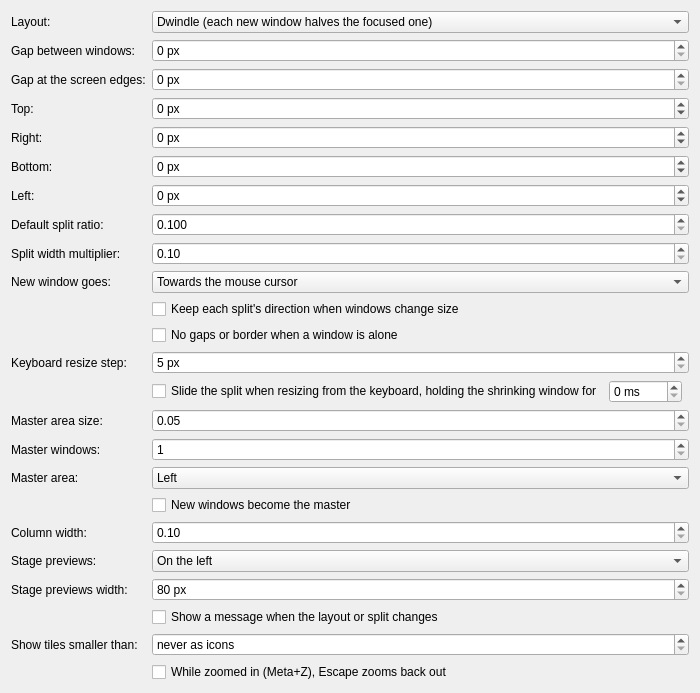
     <widget class="QWidget" name="layoutTab">
      <attribute name="title"><string>Layout</string></attribute>
      <layout class="QFormLayout" name="layoutForm">
       <item row="0" column="0">
        <widget class="QLabel" name="defaultLayoutLabel"><property name="text"><string>Layout:</string></property></widget>
       </item>
       <item row="0" column="1">
        <widget class="QComboBox" name="kcfg_DefaultLayout">
         <property name="toolTip"><string>The layout new workspaces use. Each workspace can be switched separately with the "Next layout" shortcut (Meta+Shift+J by default).</string></property>
         <item><property name="text"><string>Dwindle (each new window halves the focused one)</string></property></item>
         <item><property name="text"><string>Master (a master area beside a stack)</string></property></item>
         <item><property name="text"><string>Monocle (one window at a time, full size)</string></property></item>
         <item><property name="text"><string>Scrolling (a strip of columns you scroll through)</string></property></item>
         <item><property name="text"><string>Stage (one window, with live previews of the rest beside it)</string></property></item>
        </widget>
       </item>
       <item row="1" column="0">
        <widget class="QLabel" name="gapsInLabel"><property name="text"><string>Gap between windows:</string></property></widget>
       </item>
       <item row="1" column="1">
        <widget class="QSpinBox" name="kcfg_GapsIn">
         <property name="suffix"><string> px</string></property>
         <property name="maximum"><number>200</number></property>
         <property name="toolTip"><string>Space around each window, so two windows side by side are twice this apart.</string></property>
        </widget>
       </item>
       <item row="2" column="0">
        <widget class="QLabel" name="gapsOutLabel"><property name="text"><string>Gap at the screen edges:</string></property></widget>
       </item>
       <item row="2" column="1">
        <widget class="QSpinBox" name="kcfg_GapsOut">
         <property name="suffix"><string> px</string></property>
         <property name="maximum"><number>400</number></property>
         <property name="toolTip"><string>Default gap for every side. Sides left at "same as outer gap" follow this value; sides with their own value keep it.</string></property>
        </widget>
       </item>
       <item row="3" column="0">
        <widget class="QLabel" name="gapsOutTopLabel">
         <property name="text"><string>Top:</string></property>
         <property name="buddy"><cstring>kcfg_GapsOutTop</cstring></property>
        </widget>
       </item>
       <item row="3" column="1">
        <widget class="QSpinBox" name="kcfg_GapsOutTop">
         <property name="suffix"><string> px</string></property>
         <property name="maximum"><number>400</number></property>
         <property name="minimum"><number>-1</number></property>
         <property name="specialValueText"><string>same as outer gap</string></property>
        </widget>
       </item>
       <item row="4" column="0">
        <widget class="QLabel" name="gapsOutRightLabel">
         <property name="text"><string>Right:</string></property>
         <property name="buddy"><cstring>kcfg_GapsOutRight</cstring></property>
        </widget>
       </item>
       <item row="4" column="1">
        <widget class="QSpinBox" name="kcfg_GapsOutRight">
         <property name="suffix"><string> px</string></property>
         <property name="maximum"><number>400</number></property>
         <property name="minimum"><number>-1</number></property>
         <property name="specialValueText"><string>same as outer gap</string></property>
        </widget>
       </item>
       <item row="5" column="0">
        <widget class="QLabel" name="gapsOutBottomLabel">
         <property name="text"><string>Bottom:</string></property>
         <property name="buddy"><cstring>kcfg_GapsOutBottom</cstring></property>
        </widget>
       </item>
       <item row="5" column="1">
        <widget class="QSpinBox" name="kcfg_GapsOutBottom">
         <property name="suffix"><string> px</string></property>
         <property name="maximum"><number>400</number></property>
         <property name="minimum"><number>-1</number></property>
         <property name="specialValueText"><string>same as outer gap</string></property>
        </widget>
       </item>
       <item row="6" column="0">
        <widget class="QLabel" name="gapsOutLeftLabel">
         <property name="text"><string>Left:</string></property>
         <property name="buddy"><cstring>kcfg_GapsOutLeft</cstring></property>
        </widget>
       </item>
       <item row="6" column="1">
        <widget class="QSpinBox" name="kcfg_GapsOutLeft">
         <property name="suffix"><string> px</string></property>
         <property name="maximum"><number>400</number></property>
         <property name="minimum"><number>-1</number></property>
         <property name="specialValueText"><string>same as outer gap</string></property>
        </widget>
       </item>
       <item row="7" column="0">
        <widget class="QLabel" name="splitRatioLabel"><property name="text"><string>Default split ratio:</string></property></widget>
       </item>
       <item row="7" column="1">
        <widget class="QDoubleSpinBox" name="kcfg_SplitRatio">
         <property name="minimum"><double>0.1</double></property>
         <property name="maximum"><double>1.9</double></property>
         <property name="singleStep"><double>0.05</double></property>
         <property name="decimals"><number>3</number></property>
         <property name="toolTip"><string>How a new split shares the space. 1.0 is an even split; above 1 the first (left or top) window gets more, below 1 less (it gets ratio ÷ 2 of the space).</string></property>
        </widget>
       </item>
       <item row="8" column="0">
        <widget class="QLabel" name="multiplierLabel"><property name="text"><string>Split width multiplier:</string></property></widget>
       </item>
       <item row="8" column="1">
        <widget class="QDoubleSpinBox" name="kcfg_SplitWidthMultiplier">
         <property name="minimum"><double>0.1</double></property>
         <property name="maximum"><double>4.0</double></property>
         <property name="singleStep"><double>0.1</double></property>
         <property name="toolTip"><string>A window splits along its longer side. Above 1, wide windows count as wider still, so you get more side-by-side splits and fewer stacked ones.</string></property>
        </widget>
       </item>
       <item row="9" column="0">
        <widget class="QLabel" name="forceSplitLabel"><property name="text"><string>New window goes:</string></property></widget>
       </item>
       <item row="9" column="1">
        <widget class="QComboBox" name="kcfg_ForceSplit">
         <property name="toolTip"><string>Which half of the split a new window takes: the half nearer the mouse pointer, or always the same one.</string></property>
         <item><property name="text"><string>Towards the mouse cursor</string></property></item>
         <item><property name="text"><string>Left / top</string></property></item>
         <item><property name="text"><string>Right / bottom</string></property></item>
        </widget>
       </item>
       <item row="10" column="1">
        <widget class="QCheckBox" name="kcfg_PreserveSplit">
         <property name="text"><string>Keep each split's direction when windows change size</string></property>
        </widget>
       </item>
       <item row="11" column="1">
        <widget class="QCheckBox" name="kcfg_NoGapsWhenOnly">
         <property name="text"><string>No gaps or border when a window is alone</string></property>
        </widget>
       </item>
       <item row="12" column="0">
        <widget class="QLabel" name="resizeStepLabel"><property name="text"><string>Keyboard resize step:</string></property></widget>
       </item>
       <item row="12" column="1">
        <widget class="QSpinBox" name="kcfg_ResizeStep">
         <property name="suffix"><string> px</string></property>
         <property name="minimum"><number>5</number></property>
         <property name="maximum"><number>1000</number></property>
        </widget>
       </item>
       <item row="13" column="1">
        <layout class="QHBoxLayout" name="slideLayout">
         <item>
          <widget class="QCheckBox" name="kcfg_SlideDivider">
           <property name="text"><string>Slide the split when resizing from the keyboard, holding the shrinking window for</string></property>
           <property name="toolTip"><string>The divider slides, and each app still resizes only once: the one that grows straight away, the one that shrinks once the divider has passed (after the time beside this). The window that shrinks therefore lags behind the key for that long, which is why this is off by default. Needs the "HyprKwin animations" desktop effect. Off: both windows resize at once.</string></property>
          </widget>
         </item>
         <item>
          <widget class="QSpinBox" name="kcfg_SlideHold">
           <property name="suffix"><string> ms</string></property>
           <property name="minimum"><number>0</number></property>
           <property name="maximum"><number>2000</number></property>
           <property name="singleStep"><number>20</number></property>
           <property name="toolTip"><string>How long the window that shrinks keeps its old size while the divider slides over it. Shorter: it catches up sooner, but may resize before the edge reaches it. 0: it resizes at once, and only the growing window slides.</string></property>
          </widget>
         </item>
         <item>
          <spacer name="slideSpacer">
           <property name="orientation"><enum>Qt::Horizontal</enum></property>
          </spacer>
         </item>
        </layout>
       </item>
       <item row="14" column="0">
        <widget class="QLabel" name="masterFactorLabel"><property name="text"><string>Master area size:</string></property></widget>
       </item>
       <item row="14" column="1">
        <widget class="QDoubleSpinBox" name="kcfg_MasterFactor">
         <property name="minimum"><double>0.05</double></property>
         <property name="maximum"><double>0.95</double></property>
         <property name="singleStep"><double>0.05</double></property>
         <property name="toolTip"><string>The share of the screen the master area takes. The resize keys change it for each workspace.</string></property>
        </widget>
       </item>
       <item row="15" column="0">
        <widget class="QLabel" name="masterCountLabel"><property name="text"><string>Master windows:</string></property></widget>
       </item>
       <item row="15" column="1">
        <widget class="QSpinBox" name="kcfg_MasterCount">
         <property name="minimum"><number>1</number></property>
         <property name="maximum"><number>9</number></property>
         <property name="toolTip"><string>How many windows share the master area (Meta+&gt; and Meta+&lt; change it per workspace).</string></property>
        </widget>
       </item>
       <item row="16" column="0">
        <widget class="QLabel" name="masterOrientationLabel"><property name="text"><string>Master area:</string></property></widget>
       </item>
       <item row="16" column="1">
        <widget class="QComboBox" name="kcfg_MasterOrientation">
         <property name="toolTip"><string>Which side the master area is on. "Centre" puts it in the middle with the other windows in columns either side.</string></property>
         <item><property name="text"><string>Left</string></property></item>
         <item><property name="text"><string>Right</string></property></item>
         <item><property name="text"><string>Top</string></property></item>
         <item><property name="text"><string>Bottom</string></property></item>
         <item><property name="text"><string>Centre</string></property></item>
        </widget>
       </item>
       <item row="18" column="0">
        <widget class="QLabel" name="columnWidthLabel"><property name="text"><string>Column width:</string></property></widget>
       </item>
       <item row="18" column="1">
        <widget class="QDoubleSpinBox" name="kcfg_ColumnWidth">
         <property name="minimum"><double>0.1</double></property>
         <property name="maximum"><double>1.0</double></property>
         <property name="singleStep"><double>0.05</double></property>
         <property name="toolTip"><string>The share of the screen each column takes in the scrolling layout. Only whole columns are shown; the rest wait off-screen, and the resize keys widen or narrow the focused column.</string></property>
        </widget>
       </item>
       <item row="19" column="0">
        <widget class="QLabel" name="stageSideLabel"><property name="text"><string>Stage previews:</string></property></widget>
       </item>
       <item row="19" column="1">
        <widget class="QComboBox" name="kcfg_StageSide">
         <property name="toolTip"><string>In the stage layout the focused window takes the stage, and the workspace's other windows wait beside it as live previews, most recently used at the top. Click one to bring it onto the stage. The previews have a strip of their own, so the stage window never covers them.</string></property>
         <item><property name="text"><string>On the left</string></property></item>
         <item><property name="text"><string>On the right</string></property></item>
        </widget>
       </item>
       <item row="20" column="0">
        <widget class="QLabel" name="stageWidthLabel"><property name="text"><string>Stage previews width:</string></property></widget>
       </item>
       <item row="20" column="1">
        <widget class="QSpinBox" name="kcfg_StageWidth">
         <property name="suffix"><string> px</string></property>
         <property name="minimum"><number>80</number></property>
         <property name="maximum"><number>600</number></property>
         <property name="singleStep"><number>10</number></property>
         <property name="toolTip"><string>How wide the strip of previews is in the stage layout.</string></property>
        </widget>
       </item>
       <item row="21" column="1">
        <widget class="QCheckBox" name="kcfg_LayoutOsd">
         <property name="text"><string>Show a message when the layout or split changes</string></property>
         <property name="toolTip"><string>A short on-screen message naming the new layout, or which way a window just split, on the monitor you are using.</string></property>
        </widget>
       </item>
       <item row="22" column="0">
        <widget class="QLabel" name="iconBelowLabel"><property name="text"><string>Show tiles smaller than:</string></property></widget>
       </item>
       <item row="22" column="1">
        <widget class="QSpinBox" name="kcfg_IconBelow">
         <property name="suffix"><string> px as their app's icon</string></property>
         <property name="specialValueText"><string>never as icons</string></property>
         <property name="maximum"><number>1000</number></property>
         <property name="singleStep"><number>10</number></property>
         <property name="toolTip"><string>A tile too narrow or short to use shows its app's icon instead, until you zoom into it. Clicking the icon zooms in until the window is big enough.</string></property>
        </widget>
       </item>
       <item row="23" column="1">
        <widget class="QCheckBox" name="kcfg_ZoomEscape">
         <property name="text"><string>While zoomed in (Meta+Z), Escape zooms back out</string></property>
         <property name="toolTip"><string>Escape is taken from your apps for as long as the zoom lasts, and given back the moment you are zoomed all the way out.</string></property>
        </widget>
       </item>
       <item row="17" column="1">
        <widget class="QCheckBox" name="kcfg_MasterNewIsMaster">
         <property name="text"><string>New windows become the master</string></property>
         <property name="toolTip"><string>On: a new window takes the master area. Off: it joins the end of the stack.</string></property>
        </widget>
       </item>
      </layout>
     </widget>
